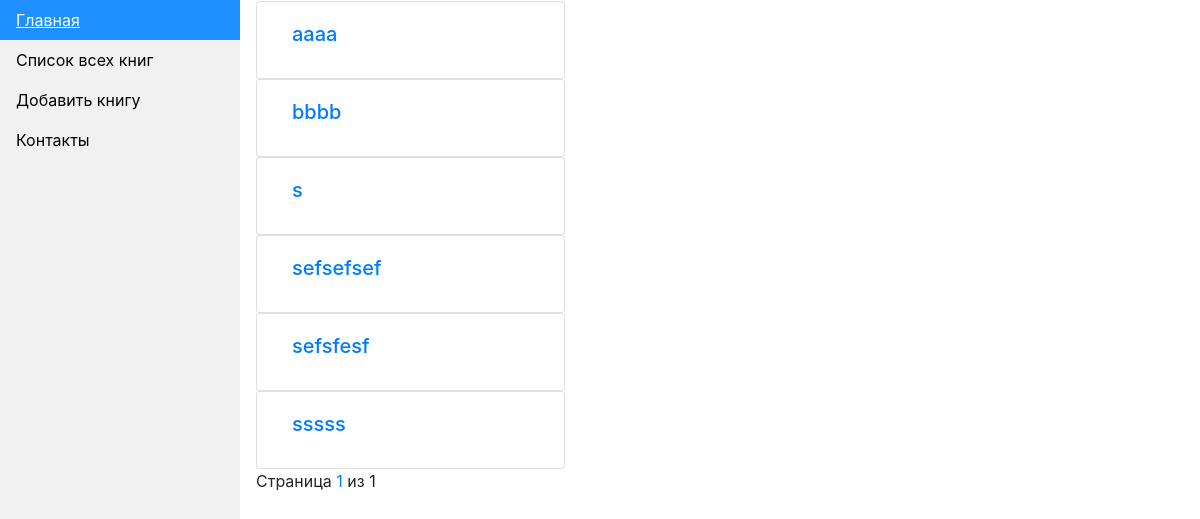
Page /books_list/ on the earlier database version.
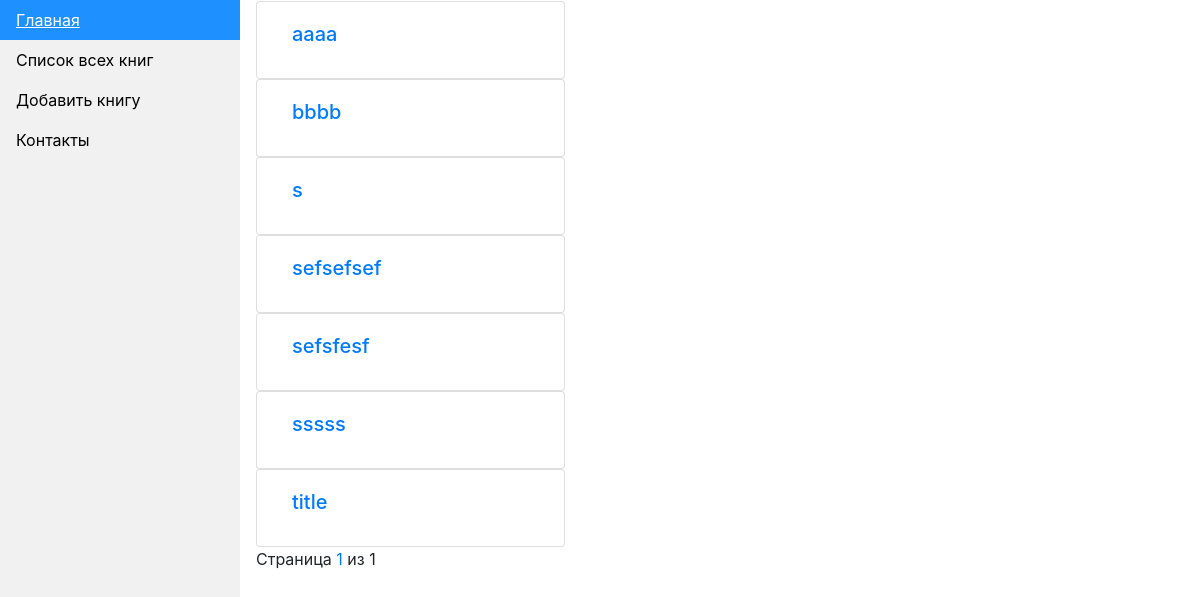
Same page on the later database version.
### main_app/models.py (models this page shows, shortened)
class BookModel(models.Model):
    title = models.CharField(max_length=64, verbose_name='Название книги')
    country = models.CharField(max_length=32, verbose_name='Страна')
    genre = models.CharField(max_length=32, verbose_name='Жанр')
    author = models.CharField(max_length=64, verbose_name='Автор')
    year = models.CharField(max_length=32, verbose_name='Дата публикации')
    description = models.TextField(verbose_name='Описание')
    amount_in_stock = models.IntegerField()

### main_app/views.py (the view)
# urls.py: path('books_list/', views.books_list, name='books_list'),
def books_list(request):
    qs = BookModel.objects.all().order_by('title')
    paginator = Paginator(qs, 50)
    page = request.GET.get('page')
    try:
        qs = paginator.page(page)
    except PageNotAnInteger:
        qs = paginator.page(1)
    except EmptyPage:
        qs = paginator.page(paginator.num_pages)
    context = {
        'query': qs,
    }
    return render(request, "books/books_list.html", context)

### templates/books/books_list.html (shortened to what this page needs)
{% extends 'base.html' %}
{% load static %}
{% block content %}
    {% for q in query %}
        <div class="card col-lg-4">
            <div class="card-body">
                <h5 class="card-title">
                    <a href="{% url 'book_single' q.id %}">{{ q.title }}</a><br>
                </h5>
            </div>
        </div>
    {% endfor %}
    <div class="row pagination-wrap" style="margin-bottom: 20px">
        <div class="col-md-6 text-center text-md-left">
            <div class="custom-pagination ml-auto">
                <div class="d-inline-block">
                    Страница <a href="#" class="active">{{ query.number }}</a> из {{ query.paginator.num_pages }}
                </div>
            </div>
        </div>
    </div>
{% endblock %}

### templates/base.html (shortened to what this page needs)
{% load crispy_forms_tags %}
<!DOCTYPE html>
<html lang="en">
    <head>
        <link rel="stylesheet" href="https://stackpath.bootstrapcdn.com/bootstrap/4.1.3/css/bootstrap.min.css">
    </head>
    <body>
        <ul>
          <li><a class="active" href="{% url 'index' %}">Главная</a></li>
          <li><a href="{% url 'books_list' %}">Список всех книг</a></li>
          <li><a href="{% url 'book_post' %}">Добавить книгу</a></li>
          <li><a href="{% url 'contacts' %}">Контакты</a></li>
        </ul>
        <div style="margin-left:20%;padding:1px 16px;height:900px;">
            {% block content %}{% endblock %}
        </div>
    </body>
</html>

### templates/base.html (style rules this page uses)
body { margin: 0; }
ul { list-style-type: none; margin: 0; padding: 0; width: 20%; background-color: #f1f1f1; position: fixed; height: 100%; overflow: auto; }
li a { display: block; color: #000; padding: 8px 16px; text-decoration: none; }
li a.active { background-color: dodgerblue; color: white; }

Differences in the rows shown:
added BookModel: title "title"
